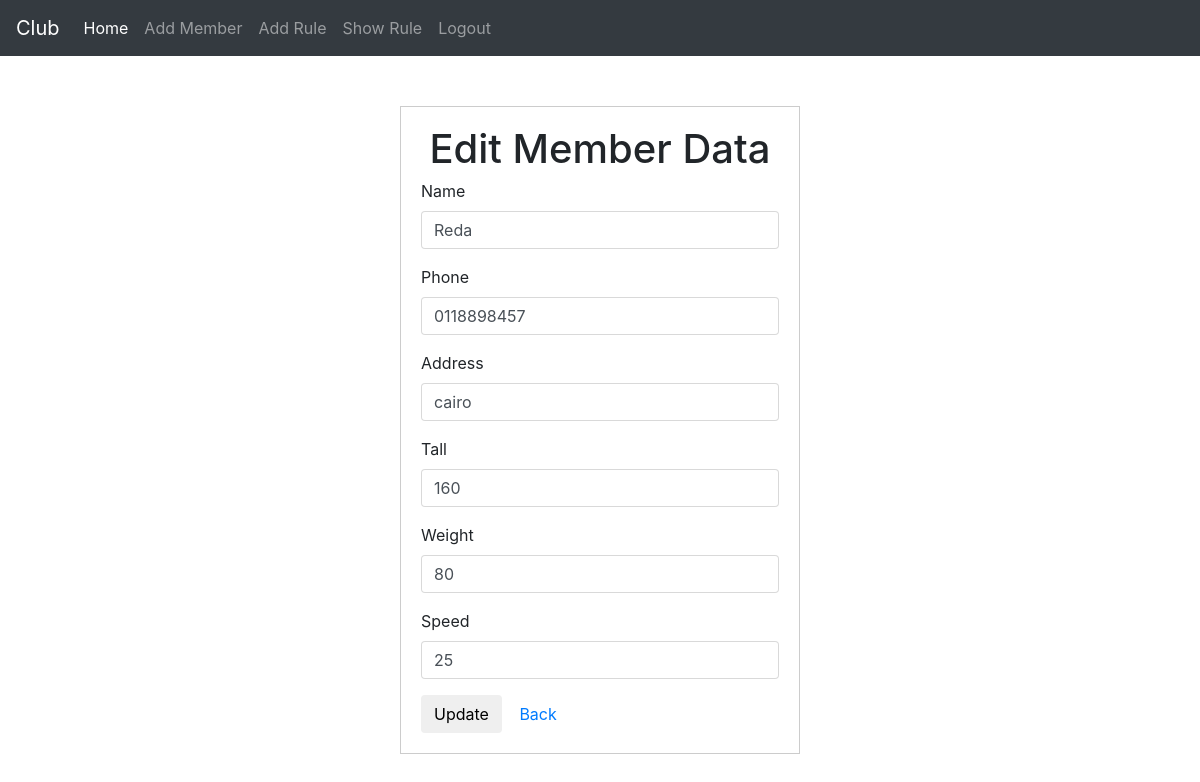
The app's page /edit.php?userid=4 (signed in) with its own data.
### tables this page shows
CREATE TABLE `members` (
  `tall` int(11) NOT NULL,
  `weight` int(11) NOT NULL,
  `speed` int(11) NOT NULL,
  `memberid` int(11) NOT NULL
);

CREATE TABLE `user_info` (
  `userid` int(11) NOT NULL,
  `username` varchar(30) NOT NULL,
  `password` varchar(40) NOT NULL,
  `phone` varchar(40) NOT NULL,
  `address` varchar(50) NOT NULL,
  `GroupID` int(11) NOT NULL DEFAULT '0'
);

### edit.php (the view, shortened to what this page needs)
<?php
if (isset($_SESSION['admin_login'])) {
    include 'init.php';
    $do = isset($_GET['do'])?$_GET['do'] : '';
if($do == ''){
   if (isset($_GET['userid'])&& is_numeric($_GET['userid'])) {
         $userid=$_GET['userid'];
          $stmt=$con->prepare("SELECT user_info.*, members.* FROM user_info
         join members on members.memberid=user_info.userid where userid=?");
       $stmt->execute(array($userid));
       $users=$stmt->fetch();
	?>
<div class="widget_form">
  <h1 class="text-center ">Edit Member Data</h1>
  <form action="<?php echo $_SERVER['PHP_SELF']; ?>?do=update" method="POST">
    <div class="form-group">
      <label for="name">Name</label>
      <input type="text" name="username" class="form-control" id="name" value="<?php echo $users['username']?>" />
    </div>
    <div class="form-group">
      <label for="phone">Phone</label>
      <input type="text" name="phone" class="form-control" id="phone" value="<?php echo $users['phone']?>" />
    </div>
    <div class="form-group">
      <label for="address">Address</label>
      <input type="text" name="address" class="form-control" id="address" value="<?php echo $users['address']?>" />
    </div>
    <div class="form-group">
      <label for="tall">Tall</label>
      <input type="text" name="tall" class="form-control" id="tall" value="<?php echo $users['tall']?>" />
    </div>
    <div class="form-group">
      <label for="weight">Weight</label>
      <input type="text" name="weight" class="form-control" id="weight" value="<?php echo $users['weight']?>" />
    </div>
    <div class="form-group">
      <label for="speed">Speed</label>
      <input type="text" name="speed" class="form-control" id="speed" value="<?php echo $users['speed']?>" />
    </div>
    <input type="submit" class="btn btn-default" name="update" value="Update">
    <a href="index.php" class="btn btn-default" >Back</a>
  </form>
</div>
<?php
}
}
  include  'footer.php';
}else{
        header('Location:login.php');
        exit();
    }

### style/css/style.css (style rules this page uses)
.widget_form , .show-rule { width: 400px; margin: 50px auto ; padding: 20px; border: 1px solid #CCC }

### records on screen
members: username "Reda", phone "0118898457", address "cairo", tall "160", weight "80", speed "25"
